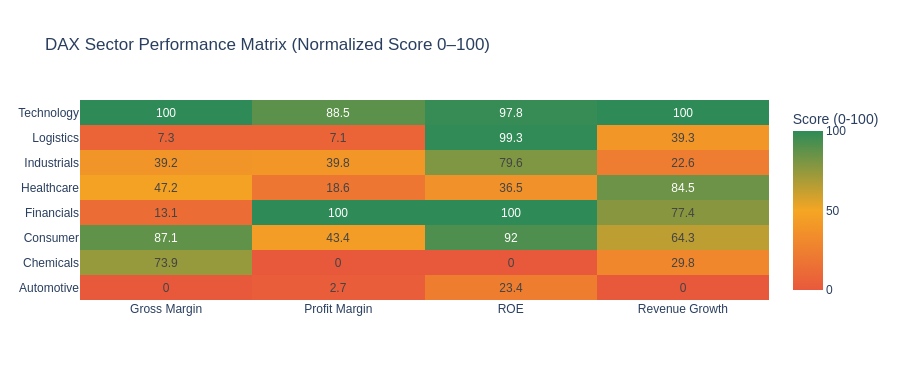

Here is the notebook cell this chart was saved with:
### Code cell
# Crear matriz de scores normalizados por sector
metrics = ["avg_gross_margin", "avg_profit_margin", "avg_roe",
           "avg_revenue_growth"]
labels  = ["Gross Margin", "Profit Margin", "ROE", "Revenue Growth"]

matrix = sector_kpis.set_index("sector")[metrics].copy()

# Normalizar cada métrica 0-100
for col in metrics:
    mn = matrix[col].min()
    mx = matrix[col].max()
    matrix[col] = ((matrix[col] - mn) / (mx - mn) * 100).round(1)

fig2 = go.Figure(go.Heatmap(
    z=matrix.values,
    x=labels,
    y=matrix.index.tolist(),
    colorscale=[[0, "#E8593C"], [0.5, "#F5A623"], [1, "#2E8B57"]],
    text=matrix.values.round(1),
    texttemplate="%{text}",
    showscale=True,
    colorbar=dict(title="Score (0-100)")
))

fig2.update_layout(
    title="DAX Sector Performance Matrix (Normalized Score 0–100)",
    template="plotly_white",
    font=dict(family="Arial", size=12),
    height=380
)

fig2.show()

### Figure 1 — Plotly figure (JSON) as saved in the notebook; plotly's stock layout.template omitted (floating-point values rounded to 4 significant figures)
{"data": [{"colorbar": {"title": {"text": "Score (0-100)"}}, "colorscale": [[0, "#E8593C"], [0.5, "#F5A623"], [1, "#2E8B57"]], "showscale": true, "text": [[0.0, 2.7, 23.4, 0.0], [73.9, 0.0, 0.0, 29.8], [87.1, 43.4, 92.0, 64.3], [13.1, 100.0, 100.0, 77.4], [47.2, 18.6, 36.5, 84.5], [39.2, 39.8, 79.6, 22.6], [7.3, 7.1, 99.3, 39.3], [100.0, 88.5, 97.8, 100.0]], "texttemplate": "%{text}", "type": "heatmap", "x": ["Gross Margin", "Profit Margin", "ROE", "Revenue Growth"], "y": ["Automotive", "Chemicals", "Consumer", "Financials", "Healthcare", "Industrials", "Logistics", "Technology"], "z": [[0.0, 2.7, 23.4, 0.0], [73.9, 0.0, 0.0, 29.8], [87.1, 43.4, 92.0, 64.3], [13.1, 100.0, 100.0, 77.4], [47.2, 18.6, 36.5, 84.5], [39.2, 39.8, 79.6, 22.6], [7.3, 7.1, 99.3, 39.3], [100.0, 88.5, 97.8, 100.0]]}], "layout": {"font": {"family": "Arial", "size": 12}, "height": 380, "title": {"text": "DAX Sector Performance Matrix (Normalized Score 0–100)"}}}
